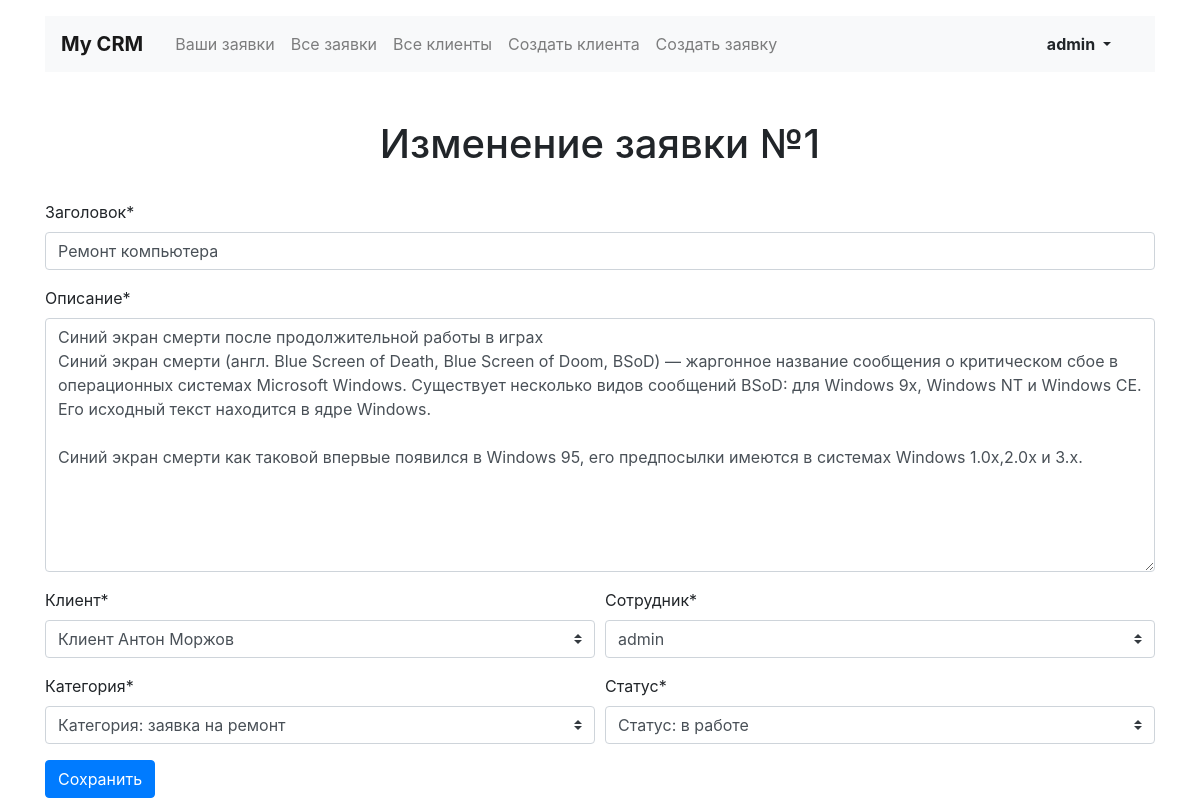
Screenshot of /applications/edit/1/ (signed in) with the database file from the repository.
### authentication/models.py (models this page shows)
class User(AbstractUser):
    is_administrator = models.BooleanField(default=False)
    is_employee = models.BooleanField(default=False)

### crm/models.py (models this page shows, shortened)
class Application(models.Model):
    title = models.CharField('Заголовок', max_length=128)
    category = models.ForeignKey(
        Category,
        verbose_name='Категория',
        null=True,
        on_delete=models.SET_NULL,
    )
    client = models.ForeignKey(
        Client,
        verbose_name='Клиент',
        null=True,
        on_delete=models.SET_NULL,
    )
    employee = models.ForeignKey(
        settings.AUTH_USER_MODEL,
        verbose_name='Сотрудник',
        null=True,
        on_delete=models.SET_NULL,
    )
    description = models.TextField(
        'Описание',
    )
    status = models.ForeignKey(
        Status,
        verbose_name='Статус',
        on_delete=models.PROTECT,
    )
    creation_date = models.DateTimeField(auto_now_add=True)
    class Meta:
        verbose_name = 'Заявка'
        verbose_name_plural = 'Заявки'
    objects = ApplicationQuerySet.as_manager()

class Category(models.Model):
    title = models.CharField(max_length=128)
    class Meta:
        verbose_name = 'Категория'
        verbose_name_plural = 'Категории'
    def __str__(self):
        return f"Категория: {self.title}"

class Status(models.Model):
    title = models.CharField(max_length=128)
    class Meta:
        verbose_name = 'Статус'
        verbose_name_plural = 'Статусы'
    def __str__(self):
        return f"Статус: {self.title}"

### crm/views/application.py (the view)
class ApplicationEditView(
    AdministratorOrModelEmployeeMixin,
    ApplicationBaseEditorView,
    UpdateView,
):
    success_message = "Заявка изменена"
    form_class = forms.ApplicationEditForm
    def get_context_data(self, *args, **kwargs):
        context = super().get_context_data(*args, **kwargs)
        context['title'] = f'Изменение заявки №{self.object.id}'
        return context

### crm/forms.py
class ApplicationEditForm(ApplicationForm):
    button_message = 'Исправить'

### crm/mixins.py (called while the page is built)
    def dispatch(self, request, *args, **kwargs):
        try:
            employee = self.model.objects.get(pk=kwargs['pk']).employee
        except:
            return redirect(self.redirect_url)
        if employee != request.user and not request.user.is_administrator:
            return redirect(self.redirect_url)
        return super().dispatch(request, *args, **kwargs)

### crm/models.py (called while the page is built)
    def __str__(self):
        return f"Клиент {self.first_name} {self.last_name}"

### crm/templates/crm/application/application_create.html
{% extends "../base/base.html" %}
{% load ru_pluralize %}
{% load crispy_forms_tags %}
{% block content %}
<section class="row pt-2">
    <h1 class="h1 text-center mx-auto mt-4">{{ title }}</h1>
    <div class="col-12 mt-4">
        {% crispy form %}
    </div>
</section>
{% endblock content %}

### crm/templates/crm/base/navbar.html (shortened to what this page needs)
<header class="container mt-3">
    <nav class="navbar navbar-expand-lg navbar-light bg-light">
      <a class="navbar-brand mr-4 font-weight-bold" href="{% url 'home' %}">My CRM</a>
      <div class="collapse navbar-collapse justify-content-end" id="navbarNav">
        <ul class="navbar-nav col-10">
          <li class="nav-item">
            <a class="nav-link" href="{% url 'home' %}">Ваши заявки</a>
          </li>
          {% if user.is_administrator %}
              <li class="nav-item">
                <a class="nav-link" href="{% url 'all_applications' %}">Все заявки</a>
              </li>
              <li class="nav-item">
                <a class="nav-link" href="{% url 'all_clients' %}">Все клиенты</a>
              </li>
              <li class="nav-item">
                <a class="nav-link" href="{% url 'client_create' %}">Создать клиента</a>
              </li>
              <li class="nav-item">
                <a class="nav-link" href="{% url 'application_create' %}">Создать заявку</a>
              </li>
          {% endif %}
        </ul>
        <ul class="navbar-nav col-2 justify-content-end">
          {% if user.is_authenticated %}
              <li class="nav-item active">
                <div class="btn-group">
                  <button type="button" class="btn dropdown-toggle font-weight-bold" data-toggle="dropdown" aria-haspopup="true" aria-expanded="false">
                    {{ user.username }}
                  </button>
                </div>
              </li>
          {% else %}
              <li class="nav-item active">
                <a href="{% url 'login' %}" class="nav-link font-weight-bold">Вход</a>
              </li>
          {% endif %}
        </ul>
      </div>
    </nav>
</header>

### rows the page displays
User: username "admin"
Application: title "Ремонт компьютера", description "Синий экран смерти после продолжительной работы в играх Синий экран смерти (англ. Blue Screen of Death, Blue Screen of Doom, BSoD) — жаргонное название сообщения о критическом сбое в операционных системах Microsoft Windows. Существует несколько видов сообщений BSoD: для Windows 9x, Windows NT и Windows CE. Его исходный текст находится в ядре Windows. Синий экран смерти как таковой впервые появился в Windows 95, его предпосылки имеются в системах Windows 1.0x,2.0x и 3.x.", client "Клиент Антон Моржов", employee "admin", category "Категория: заявка на ремонт", status "Статус: в работе"

### other values shown
{{ title }} "Изменение заявки №1"
